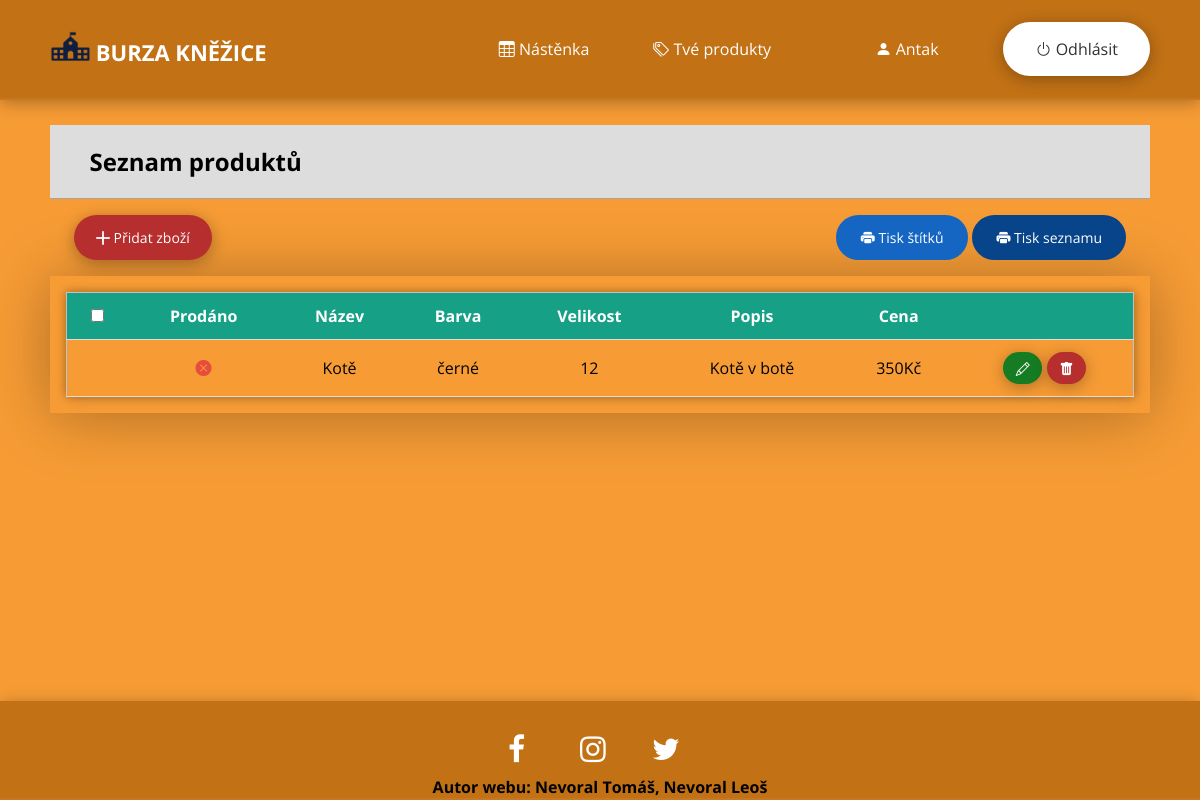
Before: /product/Antak (signed in) with the older database file.
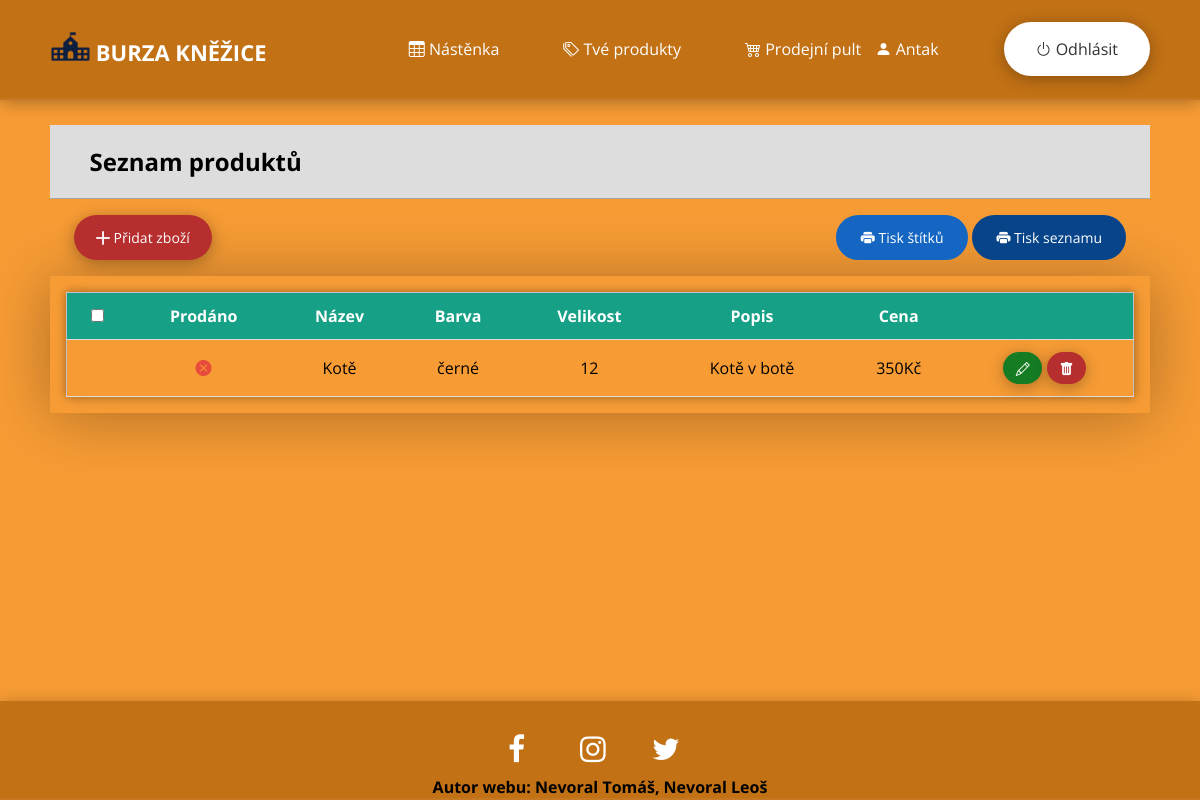
After: the same page with the newer database file.
### web/views.py (the view)
@views.route("/product/<username>")
@login_required
def posts(username, posts = []):
    user = User.query.filter_by(username=username).first()
    if not user:
        flash('Nebyl nalezen uživatel pod tímto jménem.', category='error')
        return redirect(url_for('views.home'))
    if posts == []:
        posts = user.posts
    return render_template("product_page.html", user=current_user, posts=posts, username=username)

### web/__init__.py (called while the page is built)
def create_app():
    app =  Flask(__name__)
    toastr = Toastr(app)
    app.config['SECRET_KEY'] = 'idontcare'
    app.config['SQLALCHEMY_DATABASE_URI'] = f'sqlite:///{DB_NAME}'
    app.config['SQLALCHEMY_TRACK_MODIFICATIONS'] = True
    db.init_app(app)
    from .views import views
    app.register_blueprint(views, url_prefix="/")
    from .auth import auth
    app.register_blueprint(auth, url_prefix="/")
    from .models import User, Post, Burza
    create_database(app)
    login_manager = LoginManager()
    login_manager.login_view = "auth.login"
    login_manager.init_app(app)
    @login_manager.user_loader
    def load_user(id):
        return User.query.get(int(id))
    return app

### web/flash_toastr/__init__.py (called while the page is built)
    @staticmethod
    def include_toastr_js(version=None, js_filename=None):
        if version is None:
            version = current_app.config.get('TOASTR_VERSION')
        if js_filename is None:
            js_filename = current_app.config.get('TOASTR_JS_FILENAME')
        js = '<script src="//cdnjs.cloudflare.com/ajax/libs/' \
             'toastr.js/{0}/{1}"></script>\n'.format(version, js_filename)
        return Markup(js)

### web/templates/product_page.html (shortened to what this page needs)
{% extends "base.html" %}
{% block content %}
<div class="header-table">
	<h2>Seznam produktů</h2>
</div>
<form method="POST" class="form-table" action="{{ url_for('views.print_user_table', username=username) }}">
    <div class="pdf-button">
        <a href="{{ url_for('views.create_product', username=username) }}" id="add-prod">
            <i class="bi bi-plus-lg"></i> Přidat zboží
        </a>
        <button class="btn btn-default"
            value='stitek'
            name='action'
            type="submit"
            id = "Print_labels">
            <i class="bi bi-printer-fill"></i> Tisk štítků
        </button>
        <button class="btn btn-default"
            value='tabulka'
            name='action'
            type="submit"
            id = "Print_list">
            <i class="bi bi-printer-fill"></i> Tisk seznamu
        </button>
    </div>
    <div class="container-table">
        <table id='table'>
            <tr id="head">
                <th>
                    <input name="select_all" type="checkbox" onchange="selectAll()">
                </th>
                <th>Prodáno</th>
                <th>Název</th>
                <th>Barva</th>
                <th>Velikost</th>
                <th>Popis</th>
                <th>Cena</th>
                <th></th>
            </tr>
            {% for post in posts %}
                <tr onclick="markOnClick(this)" class="table-row" id="{{ post.id }}">
                    <td>
                    </td>
                    <td>
                        {% if post.status %}
                        <i class="bi bi-check-circle-fill"></i>
                        {% else %}
                        <i class="bi bi-x-circle-fill"></i>
                        {% endif %}
                    </td>
                    <td>{{ post.name }}</td>
                    <td>{{ post.color }}</td>
                    <td>{{ post.size }}</td>
                    <td>{{ post.label }}</td>
                    <td>{{ post.price }}Kč</td>
                    <td>
                        <a href="/create_product/{{post.id}}" id="table-button-update">
                            <i class="bi bi-pencil"></i>
                        </a>
                        <a href="/delete_product/{{post.id}}" id="table-button-del">
                            <i class="bi bi-trash-fill"></i>
                        </a>
                    </td>
                </tr>
            {% endfor %}
        </table>
    </div>
</form>
{% endblock %}

### web/templates/base.html (shortened to what this page needs)
<!doctype html>
<html lang="cz">
    <link rel="stylesheet"
      href="https://cdn.jsdelivr.net/npm/bootstrap-icons@1.5.0/font/bootstrap-icons.css">
    <link rel = "stylesheet"
      href = "{{ url_for('static', filename='CSS/style.css') }}">
    <link rel="stylesheet"
      href="https://cdnjs.cloudflare.com/ajax/libs/font-awesome/4.7.0/css/font-awesome.min.css">
    {{ toastr.include_toastr_css() }}
  </head>
  <body>
    <header>
      <div class="container_navbar">
        <nav class="nav">
          <a href="{{ url_for('views.home') }}" class="logo">
            <img src="{{ url_for('static', filename='source/logo2.png') }}"
              alt=""
              width="40"
              height="30"
              class="d-inline-block align-text-middle">
              BURZA KNĚŽICE
          </a>
          <ul class="nav-list">
            <li>
              <a href="{{ url_for('views.home') }}" class="nav-link">
                <i class="bi bi-table"></i> Nástěnka
              </a>
            </li>
            {% if user.is_authenticated %}
              <li>
                <a href="{{ url_for('views.posts', username=user.username) }}" class="nav-link">
                  <i class="bi bi-tags"></i> Tvé produkty
                </a>
              </li>
              {% if user.status != 'user' %}
                <li>
                  <a href="{{ url_for('views.admin') }}" class="nav-link">
                    {% if user.status == 'admin' %}
                      <i class="bi bi-trophy-fill"></i> Admin pult
                    {% else %}
                      <i class="bi bi-cart4"></i> Prodejní pult
                    {% endif %}
                  </a>
                </li>
              {% endif %}
            {% endif %}
          </ul>
          <ul class="log-list">
            {% if user.is_authenticated %}
              <li>
                <a href="{{ url_for('views.profile', username=user.username) }}" class="nav-link">
                  <i class="bi bi-person-fill"></i> {{user.username}}
                </a>
              </li>
              <li>
                <a href="{{ url_for('auth.logout') }}" id="nav-cta">
                  <i class="bi bi-power"></i> Odhlásit
                </a>
              </li>
            {% endif %}
          </ul>
        </nav>
      </div>
    </header>
    <div class="container-content">
      {% block content %}{% endblock %}
    </div>
    <footer>
      <div class="container-footer">
        <div class="container-img">
        </div>
        <div class="container-social">
          <ul class="socials">
            <li>
              <a href="#" class="fa fa-facebook"></a>
            </li>
            <li>
              <a href="#" class="fa fa-instagram"></a>
            </li>
            <li>
              <a href="#" class="fa fa-twitter"></a>
            </li>
          </ul>
        </div>
        <div>
          <h4>Autor webu: Nevoral Tomáš, Nevoral Leoš</h4>
        </div>
      </div>
    </footer>
  </body>
</html>

Changed rows visible on the page:
changed User "Antak": status "user" → "seller" (drawn)
Other visible differences:
text now shown: "Prodejní pult"
